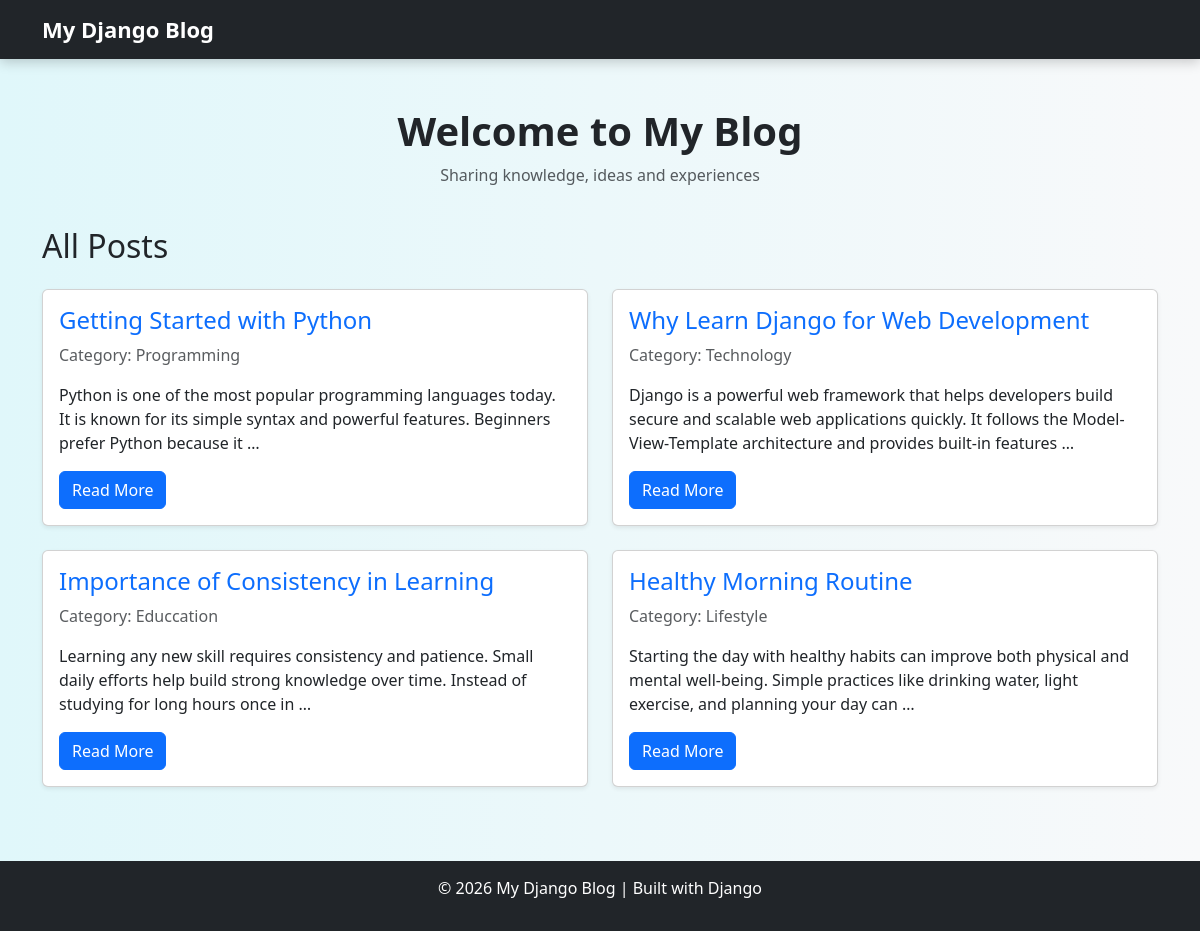
The page / on the database its author committed.
### blog/models.py (models this page shows, shortened)
class Post(models.Model):
    title = models.CharField(max_length=200)
    slug = models.SlugField(unique=True)
    content = models.TextField()
    category = models.ForeignKey(
        Category,
        on_delete=models.CASCADE,
        related_name="posts"
    )
    created_at = models.DateTimeField(auto_now_add=True)

class Category(models.Model):
    name = models.CharField(max_length=100)
    slug = models.SlugField(unique=True)

### blog/views.py (the view)
# urls.py: path("", views.home, name="home"),
def home(request):
    posts = Post.objects.all()
    categories = Category.objects.all()
    return render(request, "home.html", {
        "posts": posts,
        "categories": categories
    })

### blog/templates/home.html
<link href="https://cdn.jsdelivr.net/npm/bootstrap@5.3.2/dist/css/bootstrap.min.css" rel="stylesheet">
{% extends "base.html" %}
{% block content %}
<h2 class="mb-4">All Posts</h2>
<div class="row">
{% for post in posts %}
<div class="col-md-6 mb-4">
<div class="card shadow-sm">
<div class="card-body">
<h4 class="card-title">
<a href="/post/{{post.slug}}" class="text-decoration-none">
{{post.title}}
</a>
</h4>
<p class="text-muted">
Category: {{post.category.name}}
</p>
<p>
{{post.content|truncatewords:25}}
</p>
<a href="/post/{{post.slug}}" class="btn btn-primary">
Read More
</a>
</div>
</div>
</div>
{% endfor %}
</div>
{% endblock %}

### templates/base.html (shortened to what this page needs)
<!DOCTYPE html>
<html lang="en">
<head>
    <link href="https://cdn.jsdelivr.net/npm/bootstrap@5.3.2/dist/css/bootstrap.min.css" rel="stylesheet">
</head>
<body>
<nav class="navbar navbar-dark bg-dark">
    <div class="container">
        <a class="navbar-brand" href="/">My Django Blog</a>
    </div>
</nav>
<div class="container mt-5">
    <div class="page-header">
        <h1>Welcome to My Blog</h1>
        <p class="text-muted">Sharing knowledge, ideas and experiences</p>
    </div>
    {% block content %}
    {% endblock %}
</div>
<div class="footer">
    <p>© 2026 My Django Blog | Built with Django</p>
</div>
</body>
</html>

### templates/base.html (style rules this page uses)
body { background: linear-gradient(to right, #e0f7fa, #f8f9fa); font-family: 'Segoe UI', sans-serif; }
.navbar { box-shadow: 0 3px 12px rgba(0,0,0,0.2); }
.navbar-brand { font-weight: bold; font-size: 22px; }
.page-header { text-align: center; margin-bottom: 40px; }
.page-header h1 { font-weight: bold; }
.footer { background: #212529; color: white; text-align: center; padding: 15px; margin-top: 50px; }

### rows shown on the page
Post: title "Getting Started with Python", category.name "Programming", content "Python is one of the most popular programming languages today. It is known for its simple syntax and powerful features. Beginners prefer Python because it …"
Post: title "Why Learn Django for Web Development", category.name "Technology", content "Django is a powerful web framework that helps developers build secure and scalable web applications quickly. It follows the Model-View-Template architecture and provides built-in features …"
Post: title "Importance of Consistency in Learning", category.name "Educcation", content "Learning any new skill requires consistency and patience. Small daily efforts help build strong knowledge over time. Instead of studying for long hours once in …"
Post: title "Healthy Morning Routine", category.name "Lifestyle", content "Starting the day with healthy habits can improve both physical and mental well-being. Simple practices like drinking water, light exercise, and planning your day can …"
